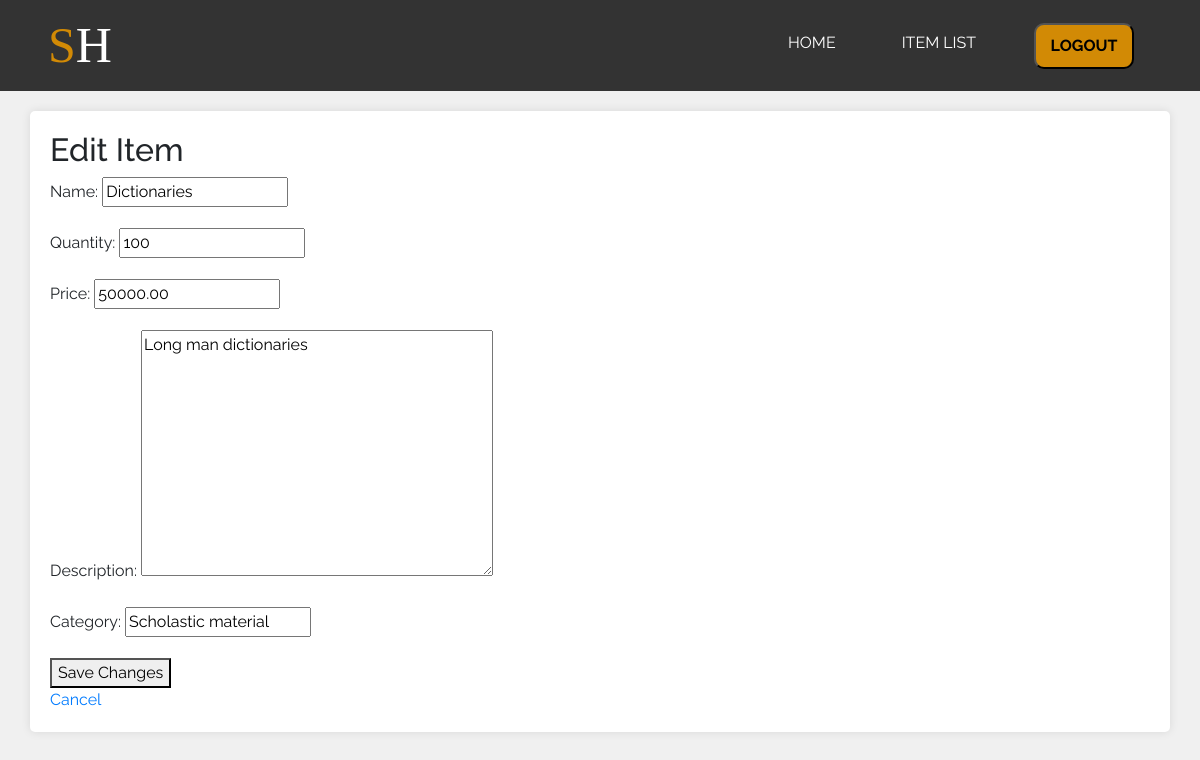
The app's page /item_list/5/ (signed in) with its own data.
### hanisha/models.py (models this page shows, shortened)
class Item(models.Model):
    name = models.CharField(max_length=100)
    quantity = models.PositiveIntegerField()
    price = models.DecimalField(max_digits=10, decimal_places=2)
    description = models.TextField(blank=True, null=True)
    category = models.CharField(max_length=50, blank=True, null=True)

### hanisha/views.py (the view)
# urls.py: path('item_list/<int:item_id>/', views.edit_item, name='edit_item'),
def edit_item(request, item_id):
    item = get_object_or_404(Item, pk=item_id)  # Retrieve the item by its ID
    if request.method == "POST":
        form = ItemForm(request.POST, instance=item)
        if form.is_valid():
            form.save()
            return redirect('item_list')  # Redirect to the item list page
    else:
        form = ItemForm(instance=item)  # Populate the form with item data
    return render(request, 'edit_item.html', {'form': form, 'item': item})

### hanisha/forms.py
class ItemForm(forms.ModelForm):
    class Meta:
        model = Item
        fields = ['name', 'quantity', 'price', 'description', 'category']

### hanisha/templates/edit_item.html (shortened to what this page needs)
{% extends 'base.html' %}
{% block content %}
  <h2>Edit Item</h2>
  <form method="post">
    {{ form.as_p }}
    <button type="submit">Save Changes</button>
  </form>
  <a href="{% url 'item_list' %}">Cancel</a>
{% endblock %}

### hanisha/static/css/main.css (style rules this page uses)
body { font-family: 'Raleway', sans-serif; background-color: #f0f0f0; }

### records on screen
Item: name "Dictionaries", quantity "100", price "50000.00", description "Long man dictionaries", category "Scholastic material"
